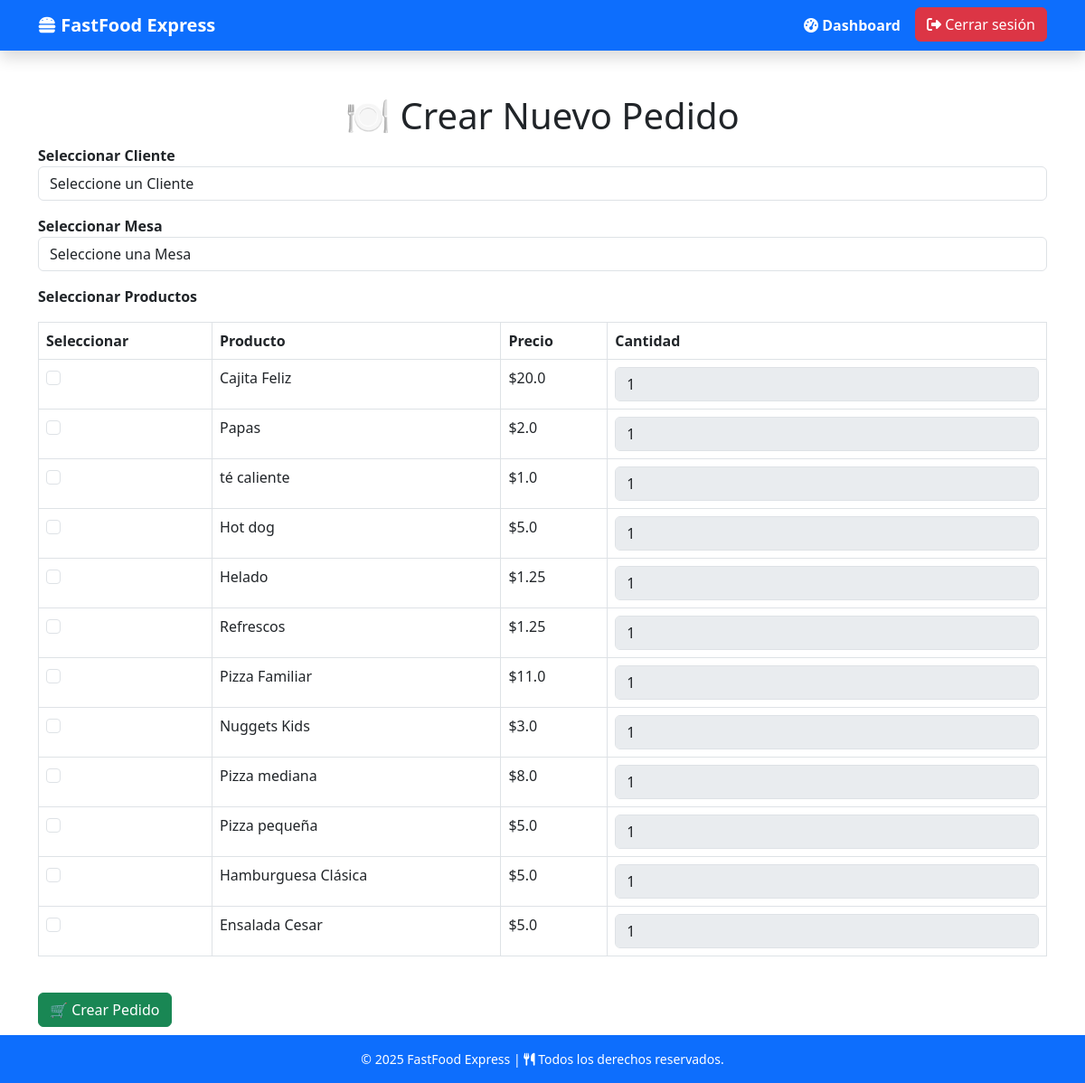
Page /pedidos/crear/ (signed in) on the committed database.
### menus/models.py (models this page shows, shortened)
class Producto(models.Model):
    nombre = models.CharField(max_length=50)
    descripcion = models.TextField()  # 🔹 Cambiado de CharField a TextField
    precio = models.FloatField()
    disponibilidad = models.BooleanField(default=True)
    categoria = models.ForeignKey(Categoria, on_delete=models.CASCADE, related_name='productos')
    impuestos = models.ManyToManyField(Impuesto, blank=True)

### pedidos/views.py (the view, shortened to what this page needs)
# urls.py: path('pedidos/crear/', crear_pedido, name='crear_pedido'),  # 🔹 Ruta principal
@login_required
def crear_pedido(request, producto_id=None):
    if not request.user.is_authenticated or (not request.user.es_mesero() and not request.user.es_admin()):
        return redirect('login')
    mesas = Mesa.objects.filter(estado="LIBRE")
    productos = Producto.objects.filter(disponibilidad=True)
    clientes = Cliente.objects.filter(activo=True)
    return render(request, 'pedidos/crear_pedido.html', {'mesas': mesas, 'productos': productos, 'clientes': clientes})

### util/models.py (called while the page is built)
    def es_mesero(self):
        return self.tipo_usuario == self.TipoUsuario.MESERO

### templates/pedidos/crear_pedido.html (shortened to what this page needs)
{% extends 'base.html' %}
{% load static %}
{% block content %}
<div class="container mt-5">
    <h1 class="text-center">🍽 Crear Nuevo Pedido</h1>
    <form method="post">
        <div class="form-group">
            <label for="cliente"><strong>Seleccionar Cliente</strong></label>
            <select name="cliente" id="cliente" class="form-control selectpicker" data-live-search="true" required>
                <option value="">Seleccione un Cliente</option>
            </select>
        </div>
        <div class="form-group mt-3">
            <label for="mesa"><strong>Seleccionar Mesa</strong></label>
            <select name="mesa" id="mesa" class="form-control selectpicker" data-live-search="true" required>
                <option value="">Seleccione una Mesa</option>
            </select>
        </div>
        <div class="form-group mt-3">
            <label><strong>Seleccionar Productos</strong></label>
            <table class="table table-bordered mt-3">
                <thead class="thead-dark">
                    <tr>
                        <th>Seleccionar</th>
                        <th>Producto</th>
                        <th>Precio</th>
                        <th>Cantidad</th>
                    </tr>
                </thead>
                <tbody>
                    {% for producto in productos %}
                    <tr>
                        <td>
                            <input class="form-check-input product-checkbox" type="checkbox" name="productos" value="{{ producto.id }}" id="producto_{{ producto.id }}">
                        </td>
                        <td>{{ producto.nombre }}</td>
                        <td>${{ producto.precio }}</td>
                        <td>
                            <input type="number" name="cantidad_{{ producto.id }}" class="form-control cantidad-input" min="1" value="1" disabled>
                        </td>
                    </tr>
                    {% empty %}
                    <tr>
                        <td colspan="4" class="text-center text-muted">No hay productos disponibles.</td>
                    </tr>
                    {% endfor %}
                </tbody>
            </table>
        </div>
        <button type="submit" class="btn btn-success mt-4">🛒 Crear Pedido</button>
    </form>
    <div class="text-center mt-4">
        <a href="{% url 'vista_empleado' %}" class="btn btn-secondary">🔙 Volver</a>
    </div>
</div>
{% endblock %}

### static/css/global.css (style rules this page uses)
body { font-family: 'Poppins', sans-serif; background-color: #f4f4f4; }
.btn { font-size: 16px; padding: 10px 18px; border-radius: 8px; transition: 0.3s; }
h1, h2, h3 { color: #ff5722; font-weight: bold; }

### rows in the picture
Producto: nombre "Cajita Feliz", precio "20.0", id "1"
Producto: nombre "Papas", precio "2.0"
Producto: nombre "té caliente", precio "1.0"
Producto: nombre "Hot dog", precio "5.0"
Producto: nombre "Helado", precio "1.25"
Producto: nombre "Refrescos", precio "1.25"
Producto: nombre "Pizza Familiar", precio "11.0"
Producto: nombre "Nuggets Kids", precio "3.0"
Producto: nombre "Pizza mediana", precio "8.0"
Producto: nombre "Pizza pequeña", precio "5.0"
Producto: nombre "Hamburguesa Clásica", precio "5.0"
Producto: nombre "Ensalada Cesar", precio "5.0"
